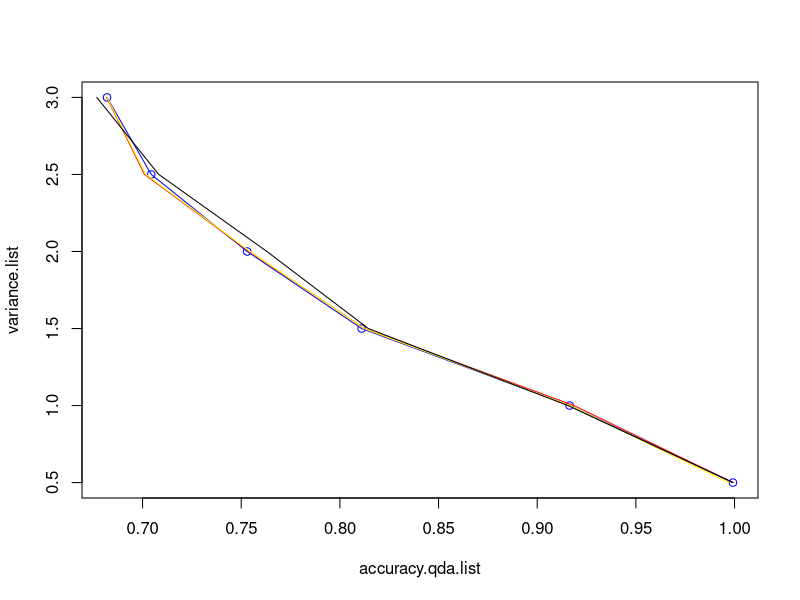
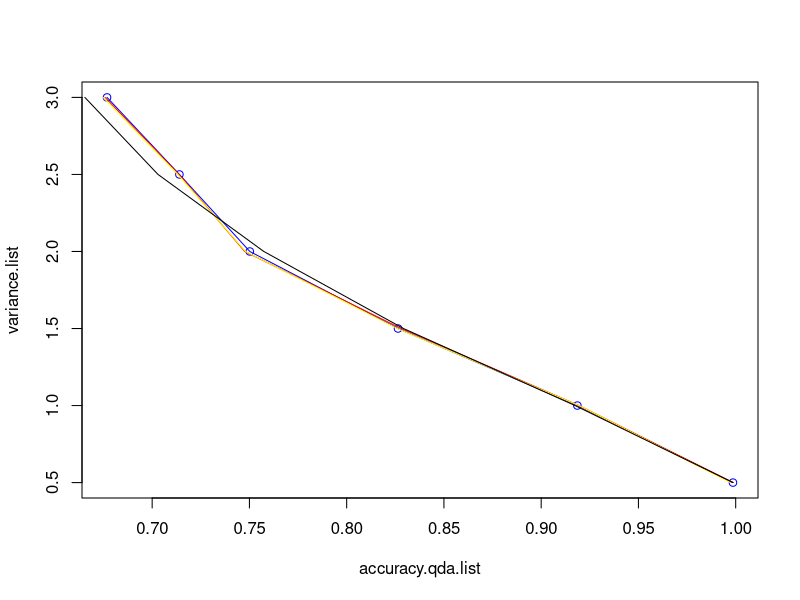
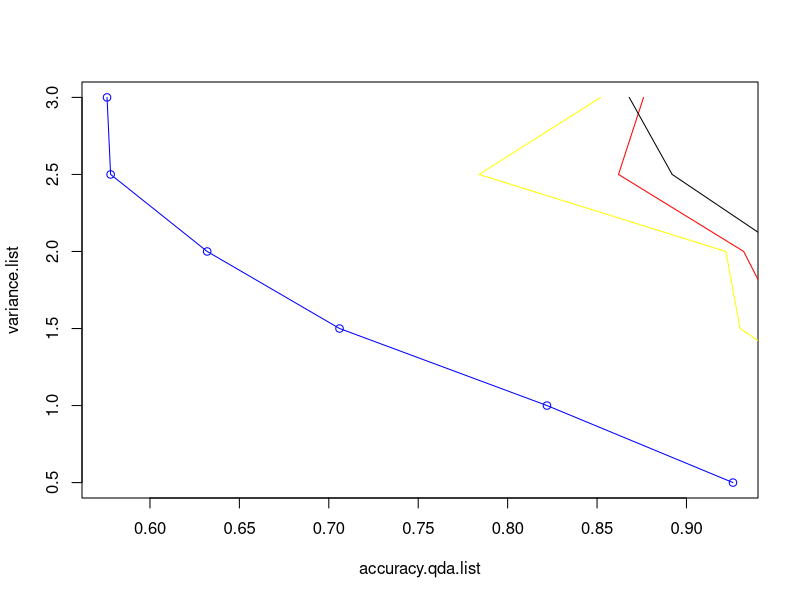
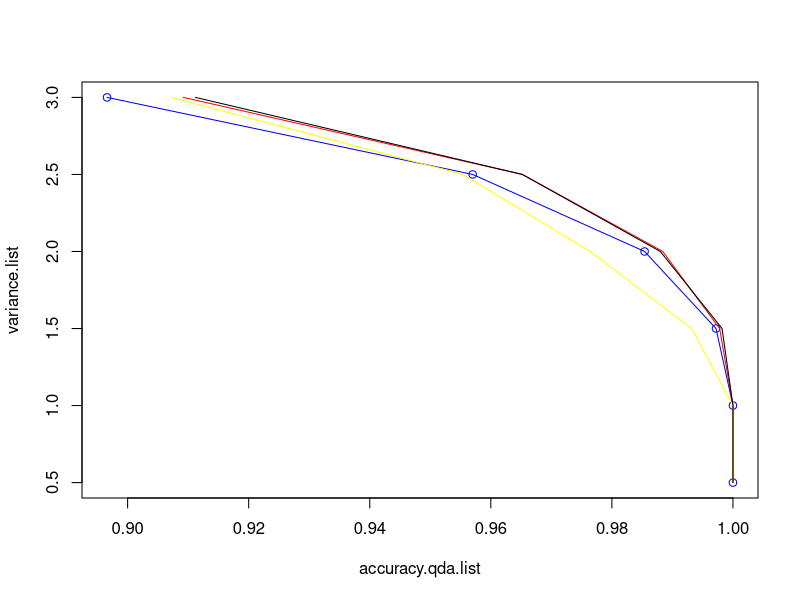

Reproduce these figures in R, in order.
library('class')
library(pROC)
library('MASS')

#Generate data
data.generate = function(mu1, mu2, variance, sampleSize, numInputVariables){
  
  y = as.factor(c(rep(1, sampleSize),rep(2, sampleSize)))
  M = matrix (NA,  nrow = 2* sampleSize, ncol = numInputVariables, byrow = 1) 
  df = data.frame(y)
  for (i in c(1:numInputVariables)) {
    M[,i] = c(rnorm(sampleSize, mu1, variance), rnorm(sampleSize, mu2, variance))
    #assign(paste("x", i, sep=""),c(rnorm(n,mu1[i],s), rnorm(n,mu2[i],s)) )
  }
  df = cbind(y,M)
  df = data.frame(df)
  return(df)
}

#Split into train / test data
train_Test_Split = function(df, seed)
{
  set.seed(seed)
  test.index = sample(c(1:dim(df)[1]), floor(dim(df)[1]/2), replace = FALSE)
  
  assign("df.train", df[-test.index,], envir = .GlobalEnv)
  assign("df.test", df[test.index,], envir = .GlobalEnv)
  
  assign("train.X", df.train[,-1], envir = .GlobalEnv)
  assign("train.Y", df.train[,1], envir = .GlobalEnv)
  assign("test.X", df.test[,-1], envir = .GlobalEnv)
  assign("test.Y", df.test[,1], envir = .GlobalEnv)
  
  return(test.index)
}

#KNN algorythm
generate.knn = function(train.Y, test.X, train.X, test.Y){
  knn.pred = knn(train.X,test.X,train.Y,k=dim(train.X)[1]*0.1)
  
  knn.accuracy = sum(knn.pred == test.Y)/length(test.Y)
  
  return(knn.accuracy)
}

#Qda algorythm
generate.qda = function(df.train, df.test){
  qda.fit = qda(y ~ . - y, data = df.train)
  
  qda.pred = predict(qda.fit,df.test[,-1])
  qda.accuracy = mean(qda.pred$class==df.test[,1])
  
  return(qda.accuracy)
}

#Lda algorythm
generate.lda = function(df.train, df.test){
  lda.fit = lda(y ~ . - y, data = df.train)
  
  lda.pred = predict(lda.fit,df.test[,-1])
  lda.accuracy = mean(lda.pred$class==df.test[,1])
  
  return(lda.accuracy)
}

#Logistic Algorithm
generate.logistic = function(df.train, df.test){
  df.train$y = as.factor(df.train$y)
  df.test$y = as.factor(df.test$y)
  glm.fit = glm(as.factor(y) ~ . - as.factor(y),data=df.train, family=binomial, maxit = 100)
  
  glm.probs = predict(glm.fit, df.test[, -1], type = "response")
  glm.pred = ifelse(glm.probs > .5, "2", "1")
  logistic.accuracy = mean(glm.pred==df.test[, 1])
  
  return(logistic.accuracy)
}

plotter = function(){
  plot(variance)
}

generate_accuracy = function(){
  accuracies = c()
  knn.accuracy = c()
  qda.accuracy = c()
  lda.accuracy = c()
  logistic.accuracy = c()
  
  for (count in c(1:10)){
    test.index = train_Test_Split(df, count)
    knn.accuracy[count] = generate.knn(train.Y, test.X, train.X, test.Y)
    qda.accuracy[count] = generate.qda(df.train, df.test)
    lda.accuracy[count] = generate.lda(df.train, df.test)
    logistic.accuracy[count] = generate.logistic(df.train, df.test)
  }
  
  accuracies[1] = mean(knn.accuracy)
  accuracies[2] = mean(qda.accuracy)
  accuracies[3] = mean(lda.accuracy)
  accuracies[4] = mean(logistic.accuracy)
  
  return(accuracies)
}

scenario.one = function(df){
  
  accuracies = generate_accuracy()
  
  assign("knn.accuracy.one", accuracies[1], envir = .GlobalEnv)
  assign("qda.accuracy.one", accuracies[2], envir = .GlobalEnv)
  assign("lda.accuracy.one", accuracies[3], envir = .GlobalEnv)
  assign("logistic.accuracy.one", accuracies[4], envir = .GlobalEnv)
}

scenario.two = function(df){
  
  for (col in colnames(df)){
    if (col != "y")
    {
      df[,col] = scale(df[,col])
    }
  }
  
  accuracies = generate_accuracy()
  
  assign("knn.accuracy.two", accuracies[1], envir = .GlobalEnv)
  assign("qda.accuracy.two", accuracies[2], envir = .GlobalEnv)
  assign("lda.accuracy.two", accuracies[3], envir = .GlobalEnv)
  assign("logistic.accuracy.two", accuracies[4], envir = .GlobalEnv)
}

scenario.three = function(df){
  
  
  accuracies = generate_accuracy()
  
  assign("knn.accuracy.three", accuracies[1], envir = .GlobalEnv)
  assign("qda.accuracy.three", accuracies[2], envir = .GlobalEnv)
  assign("lda.accuracy.three", accuracies[3], envir = .GlobalEnv)
  assign("logistic.accuracy.three", accuracies[4], envir = .GlobalEnv)
}

scenario.four = function(df){
  
  for (col in colnames(df)){
    if (col != "y")
    {
      df[,col] = scale(df[,col])
    }
  }
  
  accuracies = generate_accuracy()
  
  assign("knn.accuracy.four", accuracies[1], envir = .GlobalEnv)
  assign("qda.accuracy.four", accuracies[2], envir = .GlobalEnv)
  assign("lda.accuracy.four", accuracies[3], envir = .GlobalEnv)
  assign("logistic.accuracy.four", accuracies[4], envir = .GlobalEnv)
}


#Main, run from here.
#Can just run these, not part of the assignment
sampleSize = 50
df = data.generate(1,-1, 1, sampleSize, 2)
scenario.one(df)

sampleSize = 500
df = data.generate(1,-1, 1, sampleSize, 2)
scenario.two(df)

sampleSize = 50
df = data.generate(1,-1, 1, sampleSize, 2)
scenario.three(df)

sampleSize = 500
df = data.generate(1,-1, 1, sampleSize, 2)
scenario.four(df)



#Graphs!----------------------------------------------------------------------------
#Here for different variances
variance.list = c(.5, 1, 1.5, 2, 2.5, 3)

#Scenerio 1
accuracy.qda.list = c()
accuracy.lda.list = c()
accuracy.glm.list = c()
accuracy.knn.list = c()

counter = 1
for (variance in variance.list){
  print(variance)
  sampleSize = 500
  df = data.generate(1,-1, variance, sampleSize, 2)
  scenario.one(df)
  
  accuracy.qda.list[counter] = qda.accuracy.one
  accuracy.lda.list[counter] = lda.accuracy.one
  accuracy.glm.list[counter] = logistic.accuracy.one
  accuracy.knn.list[counter] = knn.accuracy.one
  counter = counter + 1
}
plot(accuracy.qda.list, variance.list, col = "blue", type = "o")
lines(accuracy.lda.list, variance.list, col = "red")
lines(accuracy.glm.list, variance.list, col = "yellow")
lines(accuracy.knn.list, variance.list, col = "black")

#Scenerio 2
accuracy.qda.list = c()
accuracy.lda.list = c()
accuracy.glm.list = c()
accuracy.knn.list = c()

counter = 1
for (variance in variance.list){
  print(variance)
  sampleSize = 500
  df = data.generate(1,-1, variance, sampleSize, 2)
  scenario.two(df)
  
  accuracy.qda.list[counter] = qda.accuracy.two
  accuracy.lda.list[counter] = lda.accuracy.two
  accuracy.glm.list[counter] = logistic.accuracy.two
  accuracy.knn.list[counter] = knn.accuracy.two
  counter = counter + 1
}
plot(accuracy.qda.list, variance.list, col = "blue", type = "o")
lines(accuracy.lda.list, variance.list, col = "red")
lines(accuracy.glm.list, variance.list, col = "yellow")
lines(accuracy.knn.list, variance.list, col = "black")

#Scenerio 3
accuracy.qda.list = c()
accuracy.lda.list = c()
accuracy.glm.list = c()
accuracy.knn.list = c()

counter = 1
for (variance in variance.list){
  sampleSize = 50
  df = data.generate(1, -1, variance, sampleSize, 20)
  scenario.three(df)
  
  accuracy.qda.list[counter] = qda.accuracy.three
  accuracy.lda.list[counter] = lda.accuracy.three
  accuracy.glm.list[counter] = logistic.accuracy.three
  accuracy.knn.list[counter] = knn.accuracy.three
  counter = counter + 1
}
plot(accuracy.qda.list, variance.list, col = "blue", type = "o")
lines(accuracy.lda.list, variance.list, col = "red")
lines(accuracy.glm.list, variance.list, col = "yellow")
lines(accuracy.knn.list, variance.list, col = "black")


#Scenerio 4
accuracy.qda.list = c()
accuracy.lda.list = c()
accuracy.glm.list = c()
accuracy.knn.list = c()

counter = 1
for (variance in variance.list){
  sampleSize = 500
  df = data.generate(1, -1, variance, sampleSize, 20)
  scenario.four(df)
  accuracy.qda.list[counter] = qda.accuracy.four
  accuracy.lda.list[counter] = lda.accuracy.four
  accuracy.glm.list[counter] = logistic.accuracy.four
  accuracy.knn.list[counter] = knn.accuracy.four
  counter = counter + 1
}
plot(accuracy.qda.list, variance.list, col = "blue", type = "o")
lines(accuracy.lda.list, variance.list, col = "red")
lines(accuracy.glm.list, variance.list, col = "yellow")
lines(accuracy.knn.list, variance.list, col = "black")


#used to determine which of the four models had the highest accuracy for each scenario. Useful
#if we run our scenarios with different seeds. Feel free to edit/optimize.
determine.max.accuracy = function(){
  knnAccuracy = c(knn.accuracy.one, knn.accuracy.two, knn.accuracy.three, knn.accuracy.four)
  qdaAccuracy = c(qda.accuracy.one, qda.accuracy.two, qda.accuracy.three, qda.accuracy.four)
  ldaAccuracy = c(lda.accuracy.one, lda.accuracy.two, lda.accuracy.three, lda.accuracy.four)
  logAccuracy = c(logistic.accuracy.one, logistic.accuracy.two, logistic.accuracy.three, logistic.accuracy.four)
  accuracyFrame = data.frame=cbind(c(1:4), knnAccuracy, qdaAccuracy, ldaAccuracy, logAccuracy)
  for(j in 1:4){
    maxMethod <- c(j)
    for(i in 2:5){  
      if(max(accuracyFrame[j, -1])==accuracyFrame[j, i]){
        maxMethod <- append(maxMethod, colnames(accuracyFrame)[i])
      }
    }
    print(maxMethod)
  }
}
determine.max.accuracy()











